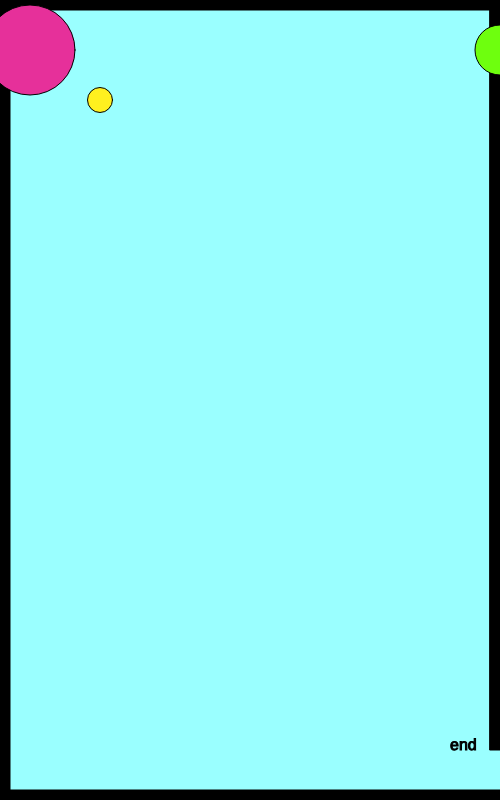
Frame 1 (no input)
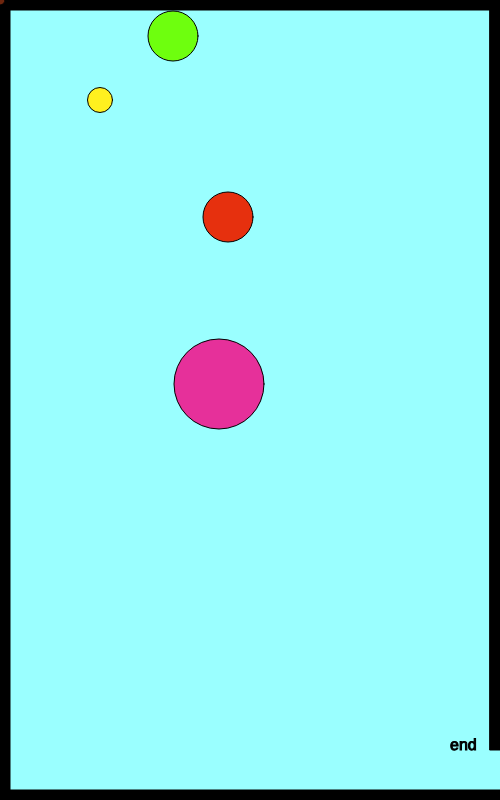
Frame 60 (no input)
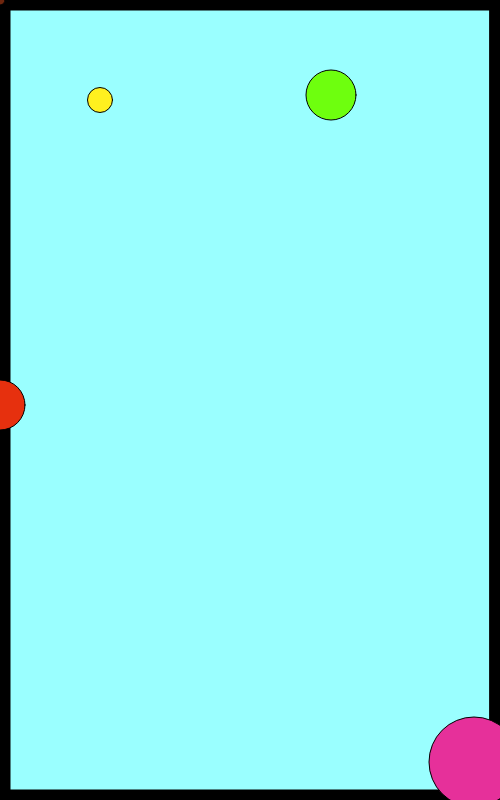
Frame 120 (the mouse pressed at the canvas centre since frame 60)

The p5.js sketch that drew these frames (run headless with seeded random() and noise() and a simulated clock; from frame 60 on, the mouse is pressed at the canvas centre):

// p5.js sketch
// ── sketch.js

var characterX = 100;
var characterY = 100;

var w = 87; 
var s = 83;
var a = 65;
var d = 68;


var shapeX = 30;
var shapeY = 50;
var shapeXSpeed;
var shapeYSpeed;

var shape1 = 500;
var shape2 = 50;
var shape1Speed;
var shape2Speed;

var shape3 = 30;
var shape4 = 50;
var shape3Speed;
var shape4Speed;

var shape5 = 30;
var shape6 = 50;
var shape5Speed;
var shape6Speed;

var mouseShapeX;
var mouseShapeY;
function setup()
{
    createCanvas(500, 800);
    
    shapeXSpeed = Math.floor(Math.random() * (Math.floor(Math.random() * 5)) + 1);
    shapeYSpeed = Math.floor(Math.random() * (Math.floor(Math.random() * 5)) + 1);
}

function draw()
{
    background(154,415,738);
    stroke(0);
    fill(0);
    //call borders
	createborders();
    // exit 
    exit();
    //player
    player();
	//move
	movePlayer();
	//press enemie
	press();
	//win
	win();
    //enemies
    enemies();
	//moveEnemies
    moveEnemies();
}

function createborders()
{
	rect(0,0,width,10);
  
    rect(0,0,10,height);
    
    rect(0, height-10,width, 10);
   
    rect(width-10,0,10,height-50);
}

function exit()
{
	textSize(16);
    text("end", width-50,height-50)
}

function player()
{
	fill(255,240,31);
    circle(characterX,characterY,25);
}

function movePlayer()
{
	 if(keyIsDown(w))
    {
        characterY -= 10;   
    }
    if(keyIsDown(s))
    {
        characterY += 10;   
    }
    if(keyIsDown(a))
    {
        characterX -= 10;   
    }
    if(keyIsDown(d))
    {
        characterX += 10;   
    }
}


 function press()
 { 
    fill(175,160,198);
    circle(mouseShapeX, mouseShapeY, 100);
 }

function enemies()
{
	//one
	fill(110,38,14);
    
    circle(shapeX, shapeY, 10);
	//two
	fill(110,388,14);
    
    circle(shape1, shape2, 50);
	//three
	fill(230,48,14);
    
    circle(shape3, shape4, 50);
	//four
	fill(230,48,154);
    
    circle(shape5, shape6, 90);
}
	
function moveEnemies()
{
	//one
	shapeXSpeed = Math.floor(Math.random() * (Math.floor(Math.random() * 1000)) + 1);
     shapeYSpeed = Math.floor(Math.random() * (Math.floor(Math.random() * 1000)) + 1);

    
    shapeX += shapeXSpeed;
    shapeY += shapeYSpeed;
    
    if(shapeX > width)
    {
        shapeX = 0;
    }
    if(shapeX < 0)
    {
        shapeX = width;
    }
    if(shapeY > height)
    {
        shapeY = 0;
    }
    if(shapeY < 0)
    {
        shapeY = height;
    }
	//two
	shape1Speed = Math.floor(Math.random() * (Math.floor(Math.random() * 10)) + 1);
     shape2Speed = Math.floor(Math.random() * (Math.floor(Math.random() * 50)) + 1);

    
    shape1 += shape1Speed;
    shape2 += shape2Speed;
    if(shape1 > width)
    {
        shape1 = 0;
    }
    if(shape1 < 0)
    {
        shape1 = width;
    }
    if(shape2 > height)
    {
        shape2 = 0;
    }
    if(shape2 < 0)
    {
        shape2 = height;
    }
	//three
	shape3Speed = Math.floor(Math.random() * (Math.floor(Math.random() * 50)) + 1);
     shape4Speed = Math.floor(Math.random() * (Math.floor(Math.random() * 10)) + 1);

    
    shape3 += shape3Speed;
    shape4 += shape4Speed;
    if(shape3 > width)
    {
        shape3 = 0;
    }
    if(shape3 < 0)
    {
        shape3 = width;
    }
    if(shape4 > height)
    {
        shape4 = 0;
    }
    if(shape4 < 0)
    {
        shape4 = height;
    }
	//four
	shape5Speed = Math.floor(Math.random() * (Math.floor(Math.random() * 80)) + 1);
     shape6Speed = Math.floor(Math.random() * (Math.floor(Math.random() * 80)) + 1);

    
    shape5 += shape5Speed;
    shape6 += shape6Speed;
    if(shape5 > width)
    {
        shape5 = 0;
    }
    if(shape5 < 0)
    {
        shape5 = width;
    }
    if(shape6 > height)
    {
        shape6 = 0;
    }
    if(shape6 < 0)
    {
        shape6 = height;
    }
}



function mouseClicked()
{
    mouseShapeX = mouseX;
    mouseShapeY = mouseY;
}

function win()
{
	if(characterX > width && characterY > width-50)
    {
        fill(0);
        stroke(5);
        textSize(26);
        text("You escaped......for now", width/2-50, height/2-50);
    }
}
